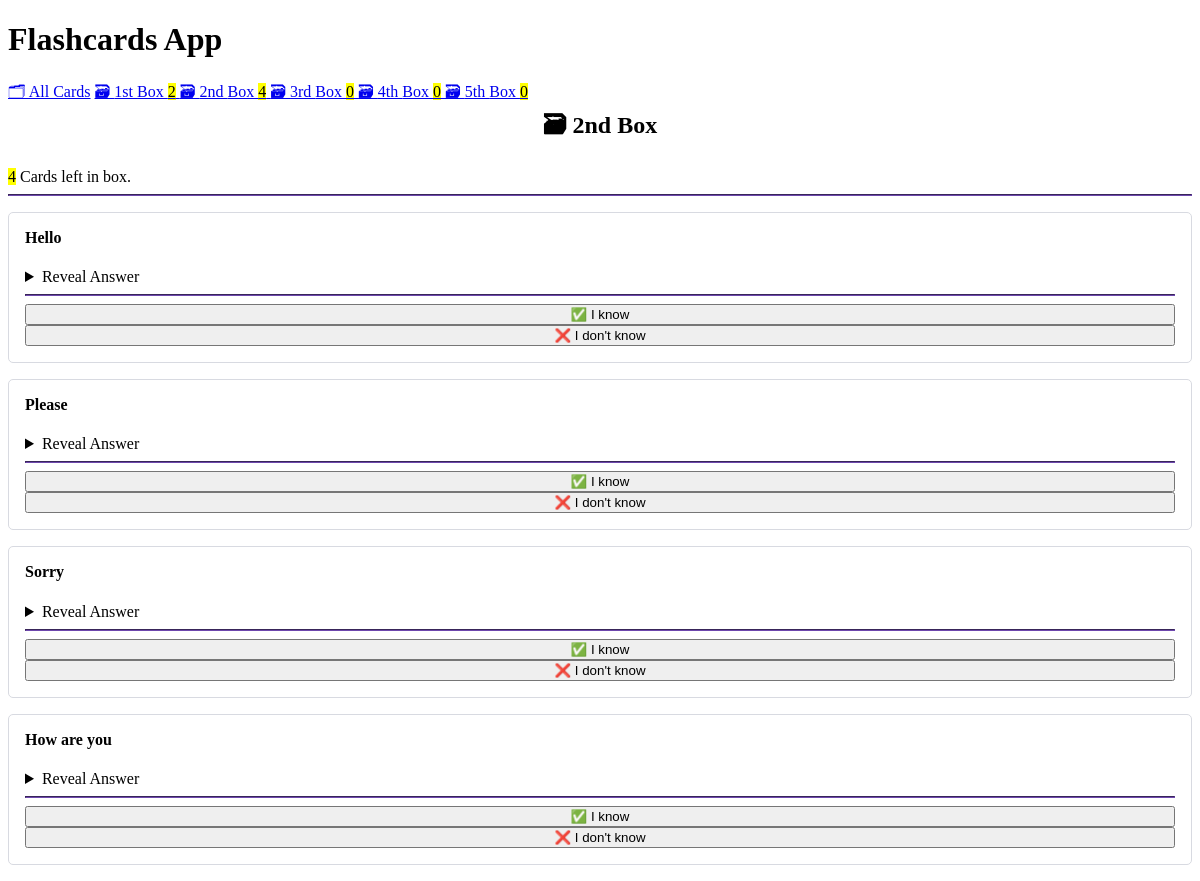
/box/2, run on the app's committed database.
### cards/models.py (models this page shows, shortened)
class Card(models.Model):
    question = models.CharField(max_length=100)
    answer = models.CharField(max_length=100)
    box = models.IntegerField(
        choices=zip(BOXES, BOXES),
        default=BOXES[0],
    )
    date_created = models.DateTimeField(auto_now_add=True)

### cards/views.py (the view, shortened to what this page needs)
class BoxView(CardListView):
    template_name = "cards/box.html"
    form_class = CardCheckForm
    def get_queryset(self):
        return Card.objects.filter(box=self.kwargs["box_num"])
    def get_context_data(self, **kwargs):
        context = super().get_context_data(**kwargs)
        context["box_number"] = self.kwargs["box_num"]
        if self.object_list:
            context["check_card"] = random.choice(self.object_list)
        return context

### cards/templatetags/cards_tags.py (called while the page is built)
@register.inclusion_tag("cards/box_links.html")
def boxes_as_links():
    boxes = []
    for box_num in BOXES:
        card_count = Card.objects.filter(box=box_num).count()
        boxes.append({
            "number": box_num,
            "card_count": card_count,
        })
    return {"boxes": boxes}

### cards/templates/cards/box.html
{% extends "cards/base.html" %}
{% load humanize %}
{% block content %}
    <h2>🗃 {{ box_number | ordinal }} Box</h2>
    <mark>{{ object_list | length }}</mark> Card{{ object_list | pluralize }} left in box.
    <hr>
    {% for card in object_list %}
        {% include "cards/card.html" %}
    {% endfor %}
{% endblock content %}

### cards/templates/cards/card.html (shortened to what this page needs)
<article>
    <h4>{{ card.question }}</h4>
    {% if not check_card %}
        <p>{{ card.answer }}</p>
        <hr/>
        <a href="{% url 'card-update' card.id %}" role="button">
            ✏️ Edit Card
        </a>
    {% else %}
        <details>
            <summary>Reveal Answer</summary>
        </details>
        <hr/>
        {% include "cards/card_check_form.html" with solved=True %}
        {% include "cards/card_check_form.html" with solved=False %}
    {% endif %}
    </article>

### cards/templates/cards/card_check_form.html (shortened to what this page needs)
<form method="post">
    {% if solved %}
        <input type="submit" value="✅ I know"/>
    {% else %}
        <input type="submit" value="❌ I don't know"/>
    {% endif %}
</form>

### cards/templates/cards/base.html (style rules this page uses)
:root { --accent: #6e48ad; --accent-bg: white; --bg: #fff; --text: #212121; --text-light: #585858; --border: #d8dae1; --code: #d81b60; --preformatted: #444; }
article { background-color: var(--marked); border: 1px solid var(--border); border-radius: 5px; padding: 1em; margin: 1em 0; }
h2 { text-align: center; }
h2, h4 { margin-top: 0; }
hr { background: var(--accent); border-color: var(--accent); }
input, select, textarea { width: 100%; }

### data on the page
Card: question "Hello"
Card: question "Please"
Card: question "Sorry"
Card: question "How are you"

### other printed values
{{ box.number | ordinal }} "1st" "2nd" "3rd" "4th" "5th"
{{ box.card_count }} "2" "4" "0" "0" "0"
{{ box_number | ordinal }} "2nd"
{{ object_list | length }} "4"
{{ object_list | pluralize }} "s"
